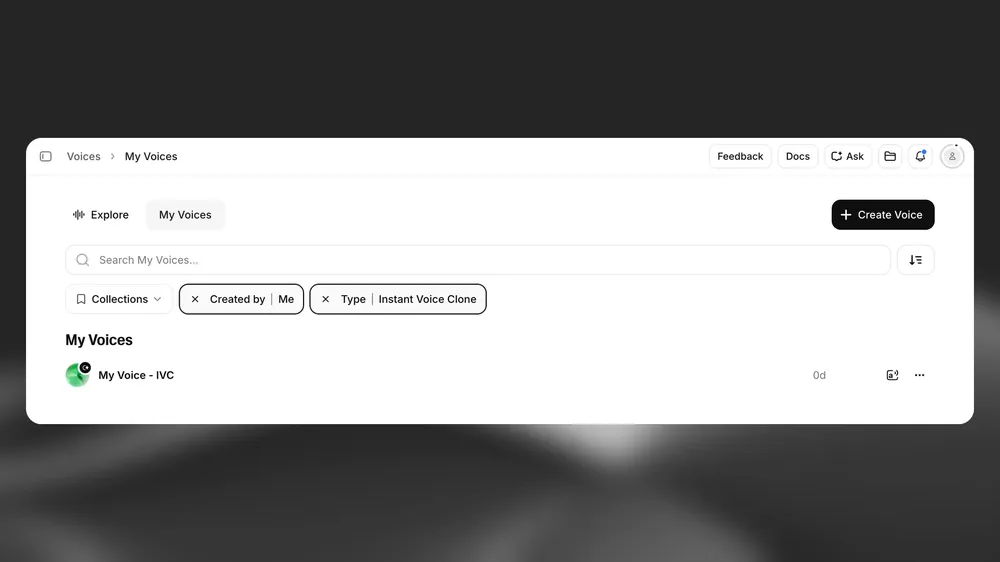
#> input picture design/lavoro/4-app/riferimenti/fonti/elevenlabs/ivc-feature.webp, 1000 x 562 px, shrunk from 1920 x 1080 before the run
$ python diff-png.py ../../../4-app/riferimenti/fonti/elevenlabs/ivc-feature.webp ../../../4-app/riferimenti/fonti/elevenlabs/ivc-modal.webp out.png
#> lines starting #> are read from the running program, lines starting #| are printed output that depends on the picture
# Uso: python3 diff-png.py A.png B.png [uscita-differenze.png] — quanti pixel sono diversi e dove (riquadro), soglia di scarto 0
import sys
args = [x for x in sys.argv if not x.startswith('--soglia=')]
SOGLIA = next((int(x.split('=')[1]) for x in sys.argv if x.startswith('--soglia=')), 8)
sys.argv = args
from PIL import Image
import numpy as np
a = Image.open(sys.argv[1]).convert('RGB'); b = Image.open(sys.argv[2]).convert('RGB')
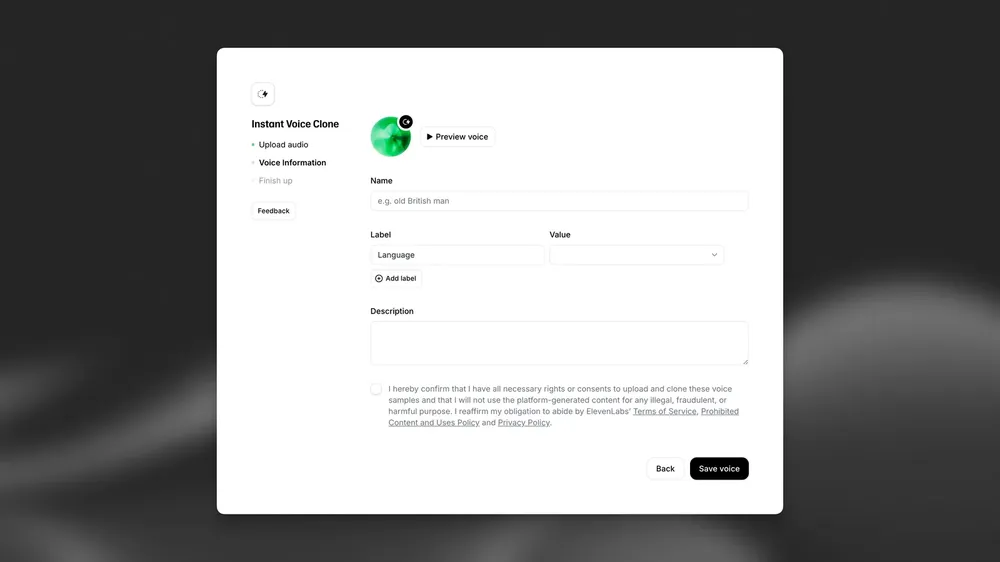
#> input picture design/lavoro/4-app/riferimenti/fonti/elevenlabs/ivc-modal.webp, 1000 x 562 px, shrunk from 1600 x 900 before the run
#> further down, b is the input picture: PIL image 1000x562 RGB; mean R, G, B 143.7, 144, 143.8
if a.size != b.size:
    print(f'misure diverse: {a.size} contro {b.size}'); sys.exit(1)
x = np.asarray(a).astype(int); y = np.asarray(b).astype(int)
d = np.abs(x - y).max(axis=2)
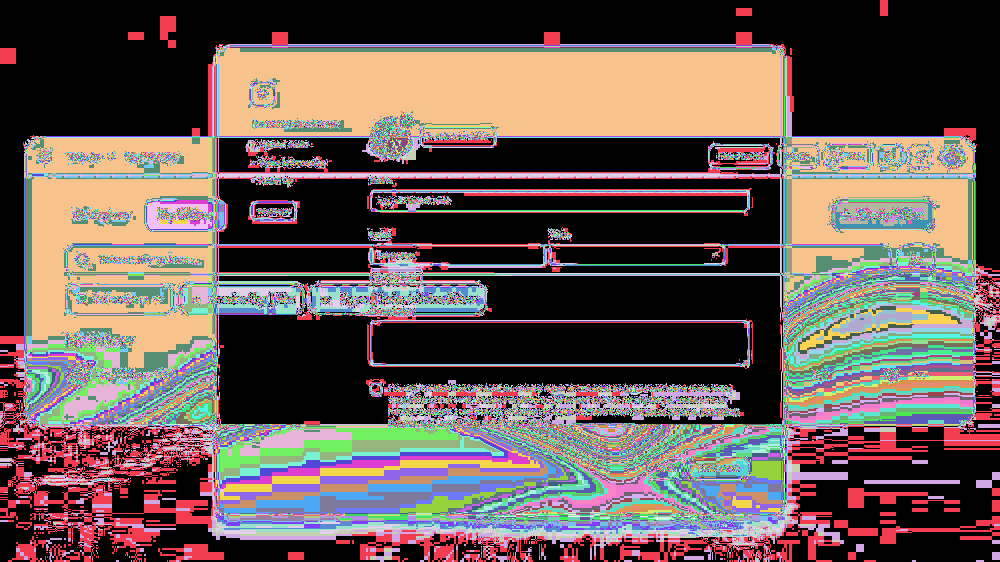
#> d: shape (562, 1000) int64; 256 distinct labels, from 0 to 255; one colour per label, 0 black
n = int((d > 0).sum()); forte = int((d > SOGLIA).sum())
#> after `n = int((d > 0).sum())`: n = 311521
#> after `forte = int((d > SOGLIA).sum())`: forte = 231328
if n:
    ys, xs = np.where(d > 0)
    print(f'{n} pixel diversi ({forte} con scarto > {SOGLIA}) su {d.size}; riquadro x {xs.min()}-{xs.max()}, y {ys.min()}-{ys.max()}')
#| 311521 pixel diversi (231328 con scarto > 8) su 562000; riquadro x 0-999, y 0-561
else:
    print('0 pixel diversi')
if len(sys.argv) > 3 and n:
    m = (d > 0)[..., None] * np.array([255, 0, 0]) + (d == 0)[..., None] * (x // 3)
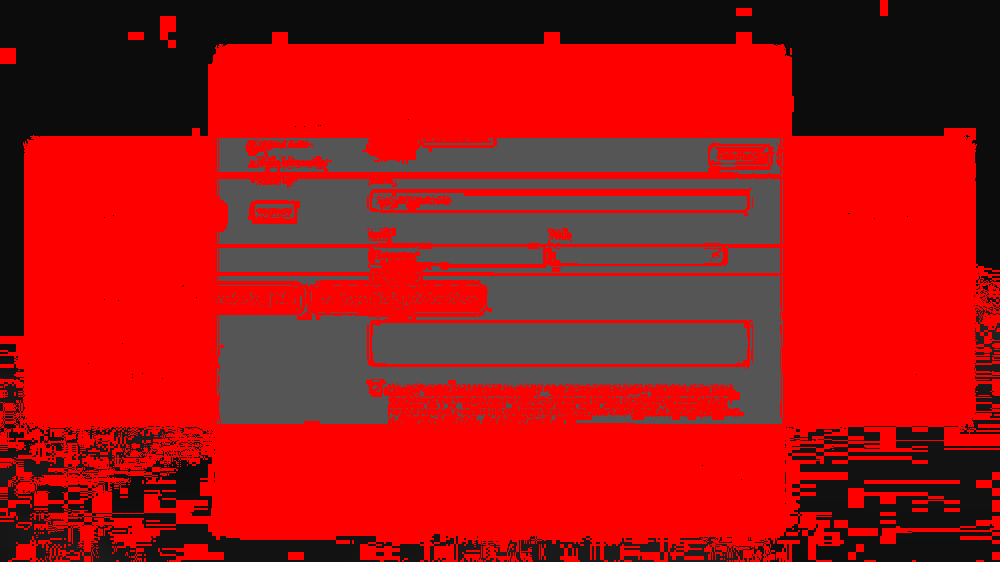
#> m: shape (562, 1000, 3) int64; mean R, G, B 162.5, 21.1, 21.1
    Image.fromarray(m.astype('uint8')).save(sys.argv[3])
#> (the run stopped early here; a loop or call above may not have finished)
